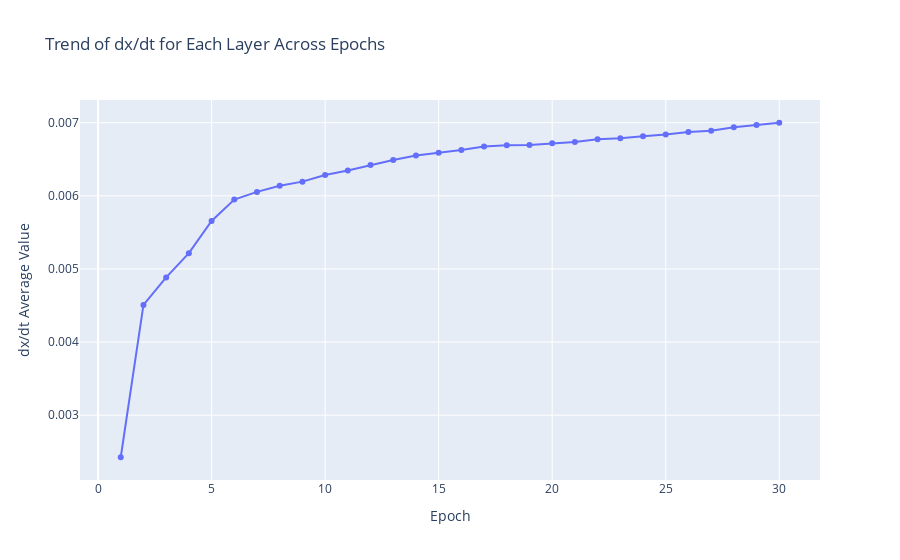

Notebook cell for this chart:
### Code cell
ltc_4 = ltc.MultiSequenceLTCModel(input_size=2, hidden_size=50, output_size=2,tau1=100.0, tau2=100.0, tau3=100.0).to(device)
criterion = nn.MSELoss()
optimizer = optim.Adam(ltc_4.parameters(), lr=0.0001)

ltc_4,ltc4_time,epoch_dx_dt_history = ltc.train_LTC_model(train_loader, val_loader, ltc_4, criterion, optimizer, device)


predictions, actuals, mse_temp, mse_humidity, mase_temp, mase_humidity, allocated_memory, reserved_memory = ltc.evaluate_LTC_model(test_loader, ltc_4, device)
results = {'train_time': ltc4_time, 'allocated_memory': allocated_memory, 'reserved_memory': reserved_memory, 'epoch_dx_dt_history':epoch_dx_dt_history,
 'mse_temp':mse_temp,'mse_humidity':mse_humidity, 'mase_temp':mase_temp, 'mase_humidity':mase_humidity}
results_dict[model_name[4]] = results

viz.plot_results(predictions, actuals)

viz.plot_dx_dt_history(epoch_dx_dt_history)

### Figure 1 — Plotly figure (JSON) as saved in the notebook; plotly's stock layout.template omitted (floating-point values rounded to 4 significant figures)
{"data": [{"line": {"width": 2}, "marker": {"size": 6}, "mode": "lines+markers", "name": "total_avg_dx_dt dx/dt", "type": "scatter", "x": [1, 2, 3, 4, 5, 6, 7, 8, 9, 10, 11, 12, 13, 14, 15, 16, 17, 18, 19, 20, 21, 22, 23, 24, 25, 26, 27, 28, 29, 30], "y": [0.002425, 0.004508, 0.004885, 0.005216, 0.005656, 0.005949, 0.006054, 0.006137, 0.006194, 0.006286, 0.006346, 0.006423, 0.006491, 0.006552, 0.00659, 0.006626, 0.006675, 0.006693, 0.006696, 0.006719, 0.006736, 0.006775, 0.006789, 0.006815, 0.006839, 0.006874, 0.006889, 0.006937, 0.00697, 0.006999]}], "layout": {"legend": {"title": {"text": "Layer Name"}}, "title": {"text": "Trend of dx/dt for Each Layer Across Epochs"}, "xaxis": {"title": {"text": "Epoch"}}, "yaxis": {"title": {"text": "dx/dt Average Value"}}}}
